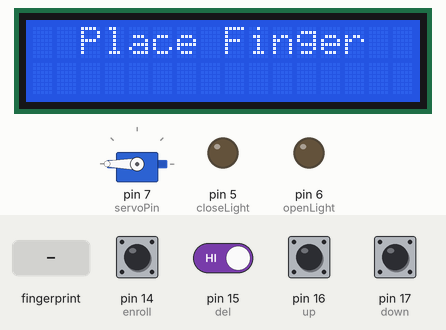
This sketch was run on a simulated Arduino Uno, built with avr-gcc and run on an emulated ATmega328P. On the bench: servo, 16×2 character LCD, output pins drawn as LEDs (lit = HIGH). Inputs (shaded band) come from the test bench; at power-on: pin 14 (enroll), pin 15 (del), pin 16 (up), pin 17 (down) HIGH. What the sketch prints to the serial monitor is not drawn.

Above: at 7.2 s.
7.3 s: finger stored as number 1 placed on the sensor
At 8.4 s:
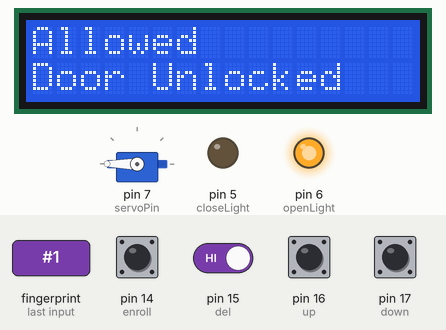
11.9 s: pin 15 (del) driven LOW
At 16.4 s:
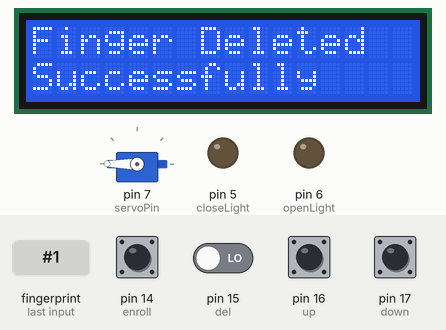
16.5 s: pin 14 (enroll) pulled LOW for 3.2 s
At 22.5 s:
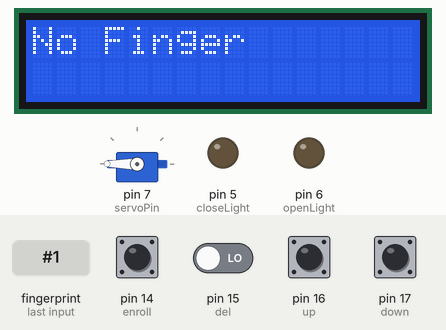
23.2 s: finger stored as number 1 placed on the sensor
At 23.9 s:
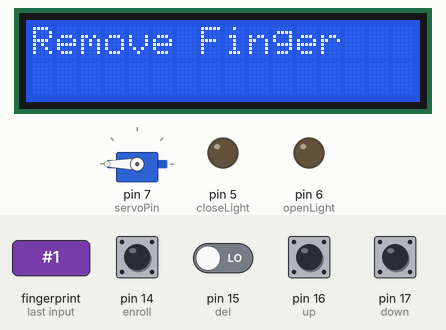
27.0 s: finger stored as number 1 placed on the sensor
At 28.4 s:
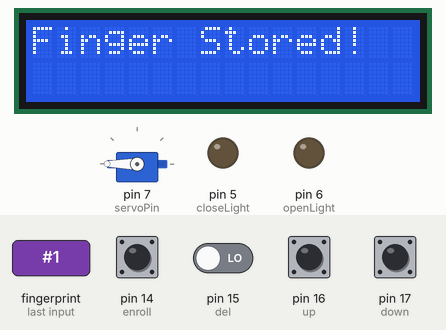
31.6 s: pin 15 (del) driven HIGH
Timing chart, 0 to 34.6 s (numbered marks = the images above; inputs shaded):
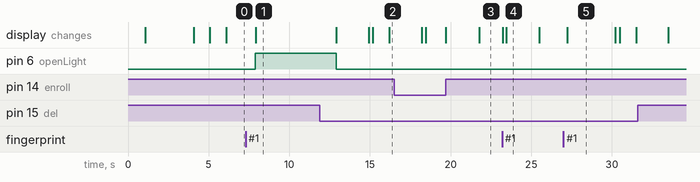

The sketch:

fingerprint_validation.ino
```cpp
#include<LiquidCrystal.h>
LiquidCrystal lcd(13,12,11,10,9,8);
#include <SoftwareSerial.h>
SoftwareSerial fingerPrint(2, 3);
#include<Servo.h>

Servo myServo;
#include <Adafruit_Fingerprint.h>
uint8_t id;
Adafruit_Fingerprint finger = Adafruit_Fingerprint(&fingerPrint);

#define enroll 14
#define del 15
#define up 16
#define down 17
#define openLight 6
#define closeLight 5
#define servoPin 7

void setup()
{
    delay(1000);
    myServo.attach(servoPin);
    myServo.write(180);
    pinMode(enroll, INPUT_PULLUP);
    pinMode(up, INPUT_PULLUP);
    pinMode(down, INPUT_PULLUP);
    pinMode(del, INPUT_PULLUP);
    pinMode(openLight, OUTPUT);
    pinMode(closeLight, OUTPUT);
    lcd.begin(16,2);
    lcd.print("Fingerprint based");
    lcd.setCursor(0,1);
    lcd.print("Door Lock System");
    delay(2000);

    finger.begin(57600);
    Serial.begin(9600);
    lcd.clear();
    lcd.print("Loading Module...");
    lcd.setCursor(0,1);
    delay(1000);
    if (finger.verifyPassword())
    {
      Serial.println("Found Fingerprint Sensor!");
      lcd.clear();
      lcd.print("Module Found");
      delay(1000);
    }
    else
    {
    Serial.println("Did not find Fingerprint Sensor");
    lcd.clear();
    lcd.print("Module Not Found");
    lcd.setCursor(0,1);
    lcd.print("Check Connections");
    while (1);
    }
}

void loop()
{

 digitalWrite(closeLight, LOW);
    lcd.clear();
    lcd.print("  Place Finger  ");
    delay(200);
    int result=getFingerprintIDez();
    if(result>=0)
    {
        digitalWrite(openLight, HIGH);
      //  digitalWrite(closeLight, LOW);
        lcd.clear();
        lcd.print("Allowed");
        lcd.setCursor(0,1);
        lcd.print("Door Unlocked   ");

        delay(5000);

       // digitalWrite(closeLight, HIGH);
        digitalWrite(openLight, LOW);
        lcd.setCursor(0,1);
        lcd.print("Door Locked   ");
        delay(2000);
        return;

 }
 checkKeys();
 delay(1000);
}

void checkKeys()
{
   if(digitalRead(enroll) == 0)
   {
    lcd.clear();
    lcd.print("Please Wait");
    delay(1000);
    while(digitalRead(enroll) == 0);
    Enroll();
   }

   else if(digitalRead(del) == 0)
   {
    lcd.clear();
    lcd.print("Please Wait");
    delay(1000);
    delet();
   }
}

void Enroll()
{
   int count=0;
   lcd.clear();
   lcd.print("Enroll Finger    ");
   lcd.setCursor(0,1);
   lcd.print("Choose ID");
   while(1)
   {
     lcd.setCursor(10,1);
     lcd.print(count);
     if(digitalRead(up) == 0)
     {
       count++;
       if(count>25)
       count=0;
       delay(500);
     }

     else if(digitalRead(down) == 0)
     {
       count--;
       if(count<0)
       count=25;
       delay(500);
     }
     else if(digitalRead(del) == 0)
     {
          id=count;
          getFingerprintEnroll();
          return;
     }

       else if(digitalRead(enroll) == 0)
     {
          return;
     }
 }
}

void delet()
{
   int count=0;
   lcd.clear();
   lcd.print("Delete Finger    ");
   lcd.setCursor(0,1);
   lcd.print("Choose ID");
   while(1)
   {
     lcd.setCursor(10,1);
     lcd.print(count);
     if(digitalRead(up) == 0)
     {
       count++;
       if(count>25)
       count=0;
       delay(500);
     }

     else if(digitalRead(down) == 0)
     {
       count--;
       if(count<0)
       count=25;
       delay(500);
     }
     else if(digitalRead(del) == 0)
     {
          id=count;
          deleteFingerprint(id);
          return;
     }

       else if(digitalRead(enroll) == 0)
     {
          return;
     }
 }
}

uint8_t getFingerprintEnroll()
{
  int p = -1;
  lcd.clear();
  lcd.print("Finger ID:");
  lcd.print(id);
  lcd.setCursor(0,1);
  lcd.print("Place Finger");
  delay(2000);
  while (p != FINGERPRINT_OK)
  {
    p = finger.getImage();
    switch (p)
    {
    case FINGERPRINT_OK:
      Serial.println("Image taken");
      lcd.clear();
      lcd.print("Image taken");
      break;
    case FINGERPRINT_NOFINGER:
      Serial.println("No Finger");
      lcd.clear();
      lcd.print("No Finger");
      break;
    case FINGERPRINT_PACKETRECIEVEERR:
      Serial.println("Communication error");
      lcd.clear();
      lcd.print("Comm Error");
      break;
    case FINGERPRINT_IMAGEFAIL:
      Serial.println("Imaging error");
      lcd.clear();
      lcd.print("Imaging Error");
      break;
    default:
      Serial.println("Unknown error");
       lcd.clear();
      lcd.print("Unknown Error");
      break;
    }
  }

  // OK success!

  p = finger.image2Tz(1);
  switch (p) {
    case FINGERPRINT_OK:
      Serial.println("Image Converted");
      lcd.clear();
      lcd.print("Image Converted");
      break;
    case FINGERPRINT_IMAGEMESS:
      Serial.println("Image too messy");
       lcd.clear();
       lcd.print("Image too messy");
      return p;
    case FINGERPRINT_PACKETRECIEVEERR:
      Serial.println("Communication error");
      lcd.clear();
      lcd.print("Comm Error");
      return p;
    case FINGERPRINT_FEATUREFAIL:
      Serial.println("Could not find fingerprint features");
      lcd.clear();
      lcd.print("Feature Not Found");
      return p;
    case FINGERPRINT_INVALIDIMAGE:
      Serial.println("Could not find fingerprint features");
      lcd.clear();
      lcd.print("Feature Not Found");
      return p;
    default:
      Serial.println("Unknown error");
      lcd.clear();
      lcd.print("Unknown Error");
      return p;
  }

  Serial.println("Remove finger");
  lcd.clear();
  lcd.print("Remove Finger");
  delay(2000);
  p = 0;
  while (p != FINGERPRINT_NOFINGER) {
    p = finger.getImage();
  }
  Serial.print("ID "); Serial.println(id);
  p = -1;
  Serial.println("Place same finger again");
   lcd.clear();
      lcd.print("Place Finger");
      lcd.setCursor(0,1);
      lcd.print("   Again");
  while (p != FINGERPRINT_OK) {
    p = finger.getImage();
    switch (p) {
    case FINGERPRINT_OK:
      Serial.println("Image taken");
      break;
    case FINGERPRINT_NOFINGER:
      Serial.print(".");
      break;
    case FINGERPRINT_PACKETRECIEVEERR:
      Serial.println("Communication error");
      break;
    case FINGERPRINT_IMAGEFAIL:
      Serial.println("Imaging error");
      break;
    default:
      Serial.println("Unknown error");
      return;
    }
  }

  // OK success!

  p = finger.image2Tz(2);
  switch (p) {
    case FINGERPRINT_OK:
      Serial.println("Image converted");
      break;
    case FINGERPRINT_IMAGEMESS:
      Serial.println("Image too messy");
      return p;
    case FINGERPRINT_PACKETRECIEVEERR:
      Serial.println("Communication error");
      return p;
    case FINGERPRINT_FEATUREFAIL:
      Serial.println("Could not find fingerprint features");
      return p;
    case FINGERPRINT_INVALIDIMAGE:
      Serial.println("Could not find fingerprint features");
      return p;
    default:
      Serial.println("Unknown error");
      return p;
  }

  // OK converted!
  Serial.print("Creating model for #");  Serial.println(id);

  p = finger.createModel();
  if (p == FINGERPRINT_OK) {
    Serial.println("Prints matched!");
  } else if (p == FINGERPRINT_PACKETRECIEVEERR) {
    Serial.println("Communication error");
    return p;
  } else if (p == FINGERPRINT_ENROLLMISMATCH) {
    Serial.println("Fingerprints did not match");
    return p;
  } else {
    Serial.println("Unknown error");
    return p;
  }

  Serial.print("ID "); Serial.println(id);
  p = finger.storeModel(id);
  if (p == FINGERPRINT_OK) {
    Serial.println("Stored!");
    lcd.clear();
    lcd.print("Finger Stored!");
    delay(2000);
  } else if (p == FINGERPRINT_PACKETRECIEVEERR) {
    Serial.println("Communication error");
    return p;
  } else if (p == FINGERPRINT_BADLOCATION) {
    Serial.println("Could not store in that location");
    return p;
  } else if (p == FINGERPRINT_FLASHERR) {
    Serial.println("Error writing to flash");
    return p;
  }
  else {
    Serial.println("Unknown error");
    return p;
  }
}

int getFingerprintIDez()
{
  uint8_t p = finger.getImage();

  if (p != FINGERPRINT_OK)
  return -1;

  p = finger.image2Tz();
  if (p != FINGERPRINT_OK)
  return -1;

  p = finger.fingerFastSearch();
  if (p != FINGERPRINT_OK)
  {
   lcd.clear();
   digitalWrite(closeLight, HIGH);
   lcd.print("Finger Not Found");
   lcd.setCursor(0,1);
   lcd.print("Try Later");
   delay(2000);
  return -1;
  }
  // found a match!
  Serial.print("Found ID #");
  Serial.print(finger.fingerID);
  return finger.fingerID;
}

uint8_t deleteFingerprint(uint8_t id)
{
  uint8_t p = -1;
  lcd.clear();
  lcd.print("Please wait");
  p = finger.deleteModel(id);
  if (p == FINGERPRINT_OK)
  {
    Serial.println("Deleted!");
    lcd.clear();
    lcd.print("Finger Deleted");
    lcd.setCursor(0,1);
    lcd.print("Successfully");
    delay(1000);
  }

  else
  {
    Serial.print("Something Wrong");
    lcd.clear();
    lcd.print("Something Wrong");
    lcd.setCursor(0,1);
    lcd.print("Try Again Later");
    delay(2000);
    return p;
  }
}
```

Measured:
- after the input at 7.3 s, pin 6 (openLight): LOW → HIGH after 0.60 s; the display: changes after 0.61 s (image 1)
- after the input at 11.9 s, the display: first differs from a run without the input after 3.3 s (image 2 shows a later state)
- after the input at 23.2 s, the display: first changes at once (image 4 shows a later state)
- after the input at 27.0 s, the display: changes after 0.22 s (image 5)
- what the display in image 4 shows lasts 2.1 s, from 23.4 s to 25.5 s
- what the display in image 5 shows lasts 3.0 s, from 27.2 s to 30.2 s
